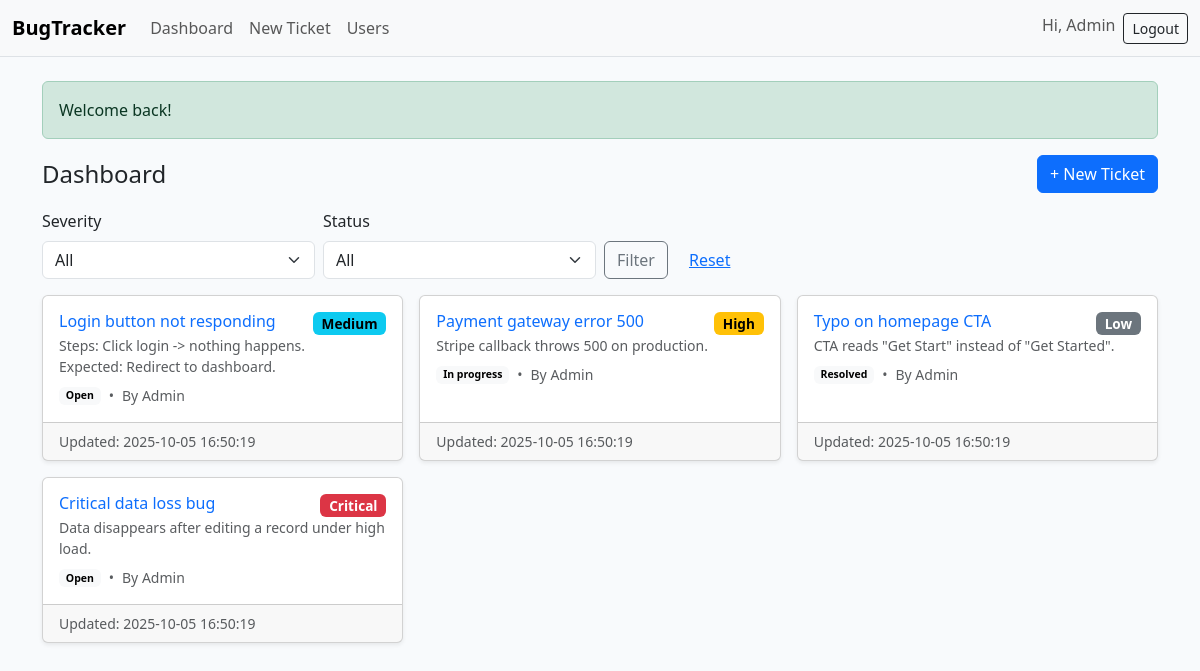
Page /bugtracker-php-starter/public/index.php (signed in) on the committed database.
### tables this page shows
CREATE TABLE IF NOT EXISTS tickets (
  id INT AUTO_INCREMENT PRIMARY KEY,
  title VARCHAR(200) NOT NULL,
  description TEXT,
  severity ENUM('low','medium','high','critical') NOT NULL DEFAULT 'low',
  status ENUM('open','in_progress','resolved','closed') NOT NULL DEFAULT 'open',
  created_by INT NOT NULL,
  assigned_to INT NULL,
  created_at DATETIME NOT NULL,
  updated_at DATETIME NOT NULL,
  FOREIGN KEY (created_by) REFERENCES users(id) ON DELETE CASCADE,
  FOREIGN KEY (assigned_to) REFERENCES users(id) ON DELETE SET NULL
);

CREATE TABLE IF NOT EXISTS users (
  id INT AUTO_INCREMENT PRIMARY KEY,
  name VARCHAR(100) NOT NULL,
  email VARCHAR(190) NOT NULL UNIQUE,
  password_hash VARCHAR(255) NOT NULL,
  is_admin TINYINT(1) NOT NULL DEFAULT 0,
  created_at DATETIME NOT NULL
);

### bugtracker-php-starter/includes/helpers.php (called while the page is built, shortened)
<?php
function h($v) { return htmlspecialchars($v ?? '', ENT_QUOTES, 'UTF-8'); }
function flash($key, $msg = null) {
    if (isset($_SESSION['flash'][$key])) {
        $m = $_SESSION['flash'][$key];
        return $m;
    }
    return null;
}

### bugtracker-php-starter/db.php (called while the page is built, shortened)
<?php
function db() {
    static $pdo;
    if (!$pdo) {
        $dsn = 'mysql:host='.DB_HOST.';port='.DB_PORT.';dbname='.DB_NAME.';charset=utf8mb4';
        $options = [
            PDO::ATTR_ERRMODE => PDO::ERRMODE_EXCEPTION,
            PDO::ATTR_DEFAULT_FETCH_MODE => PDO::FETCH_ASSOC,
        ];
        try {
            $pdo = new PDO($dsn, DB_USER, DB_PASS, $options);
        } catch (PDOException $e) {
            if (APP_DEBUG) {
                die('DB connection failed: '.$e->getMessage());
            } else {
                die('Database connection error.');
            }
        }
    }
    return $pdo;
}

### bugtracker-php-starter/public/index.php (the view, shortened to what this page needs)
<?php
require_once __DIR__.'/../includes/helpers.php';
require_once __DIR__.'/../db.php';
$params = [];
$sql = "SELECT t.*, u1.name AS creator_name, u2.name AS assignee_name
        FROM tickets t
        LEFT JOIN users u1 ON u1.id = t.created_by
        LEFT JOIN users u2 ON u2.id = t.assigned_to";
$sql .= ' ORDER BY t.updated_at DESC';
$stmt = db()->prepare($sql);
$stmt->execute($params);
$tickets = $stmt->fetchAll();
include __DIR__.'/../includes/header.php';
?>
<div class="d-flex align-items-center justify-content-between mb-3">
  <h1 class="h4 mb-0">Dashboard</h1>
  <a href="/tickets/create.php" class="btn btn-primary">+ New Ticket</a>
</div>
<form class="row g-2 mb-3">
  <div class="col-md-3">
    <label class="form-label">Severity</label>
    <select class="form-select" name="severity">
      <option value="">All</option>
    </select>
  </div>
  <div class="col-md-3">
    <label class="form-label">Status</label>
    <select class="form-select" name="status">
      <option value="">All</option>
    </select>
  </div>
  <div class="col-md-3 d-flex align-items-end">
    <button class="btn btn-outline-secondary me-2">Filter</button>
    <a href="/" class="btn btn-link">Reset</a>
  </div>
</form>
<div class="row row-cols-1 row-cols-md-2 row-cols-lg-3 g-3">
<?php foreach ($tickets as $t): ?>
  <div class="col">
    <div class="card shadow-sm card-hover h-100">
      <div class="card-body">
        <div class="d-flex justify-content-between align-items-start">
          <h2 class="h6 card-title mb-1">
            <a href="/tickets/show.php?id=<?= $t['id'] ?>" class="text-decoration-none"><?= h($t['title']) ?></a>
          </h2>
          <span class="badge text-bg-<?= $t['severity']==='critical'?'danger':($t['severity']==='high'?'warning':($t['severity']==='medium'?'info':'secondary')) ?> filter-badge">
            <?= ucfirst($t['severity']) ?>
          </span>
        </div>
        <p class="text-muted small mb-2"><?= nl2br(h(substr($t['description'],0,120))) ?><?= strlen($t['description'])>120?'...':'' ?></p>
        <div class="d-flex gap-2 align-items-center small text-muted">
          <span class="badge text-bg-light"><?= str_replace('_',' ', ucfirst($t['status'])) ?></span>
          <span>•</span>
          <span>By <?= h($t['creator_name'] ?: 'Unknown') ?></span>
        </div>
      </div>
      <div class="card-footer small text-muted">
        Updated: <?= h($t['updated_at']) ?>
      </div>
    </div>
  </div>
<?php endforeach; ?>
</div>
<?php include __DIR__.'/../includes/footer.php'; ?>

### bugtracker-php-starter/includes/header.php (shortened to what this page needs)
<!doctype html>
<html lang="en">
<head>
  <link href="https://cdn.jsdelivr.net/npm/bootstrap@5.3.3/dist/css/bootstrap.min.css" rel="stylesheet">
  <link href="/assets/style.css" rel="stylesheet">
</head>
<body>
<nav class="navbar navbar-expand-lg bg-body-tertiary border-bottom">
  <div class="container-fluid">
    <a class="navbar-brand fw-bold" href="/"><?= h(APP_NAME) ?></a>
    <div class="collapse navbar-collapse" id="nav">
      <ul class="navbar-nav me-auto mb-2 mb-lg-0">
        <?php if (!empty($_SESSION['user'])): ?>
        <li class="nav-item"><a class="nav-link" href="/">Dashboard</a></li>
        <li class="nav-item"><a class="nav-link" href="/tickets/create.php">New Ticket</a></li>
        <?php if ($_SESSION['user']['is_admin'] == 1): ?>
        <li class="nav-item"><a class="nav-link" href="/users/index.php">Users</a></li>
        <?php endif; ?>
        <?php endif; ?>
      </ul>
      <ul class="navbar-nav">
        <?php if (empty($_SESSION['user'])): ?>
          <li class="nav-item"><a class="nav-link" href="/login.php">Login</a></li>
          <li class="nav-item"><a class="nav-link" href="/register.php">Register</a></li>
        <?php else: ?>
          <li class="nav-item"><span class="navbar-text me-2">Hi, <?= h($_SESSION['user']['name']) ?></span></li>
          <li class="nav-item"><a class="btn btn-sm btn-outline-dark" href="/logout.php">Logout</a></li>
        <?php endif; ?>
      </ul>
    </div>
  </div>
</nav>
<div class="container py-4">
<?php if ($m = flash('success')): ?>
  <div class="alert alert-success"><?= h($m) ?></div>
<?php endif; ?>

### bugtracker-php-starter/includes/footer.php (shortened to what this page needs)
</div>
</body>
</html>

### bugtracker-php-starter/assets/style.css (style rules this page uses)
body { background-color: #f8fafc; }
.card-hover { transition: transform .1s ease-in-out; }
.filter-badge { font-size: .85rem; }

### rows in the picture
tickets: title "Login button not responding", severity "Medium", description "Steps: Click login -> nothing happens. Expected: Redirect to dashboard.", status "Open", created_by.name "Admin", updated_at "2025-10-05 16:50:19"
tickets: title "Payment gateway error 500", severity "High", description "Stripe callback throws 500 on production.", status "In progress", created_by.name "Admin", updated_at "2025-10-05 16:50:19"
tickets: title "Typo on homepage CTA", severity "Low", description "CTA reads \"Get Start\" instead of \"Get Started\".", status "Resolved", created_by.name "Admin", updated_at "2025-10-05 16:50:19"
tickets: title "Critical data loss bug", severity "Critical", description "Data disappears after editing a record under high load.", status "Open", created_by.name "Admin", updated_at "2025-10-05 16:50:19"

### other values in the picture
APP_NAME "BugTracker"
$_SESSION['user']['name'] "Admin"
$m "Welcome back!"
